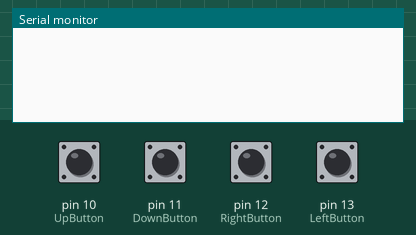
This sketch was run on a simulated Arduino Uno, built with avr-gcc and run on an emulated ATmega328P. On the bench: the last lines printed to the serial monitor. The inputs (shaded band) are chosen by the test bench; at power-on: pin 10 (UpButton), pin 11 (DownButton), pin 12 (RightButton), pin 13 (LeftButton) LOW.

Above: at 1.2 s.
1.3 s: pin 10 (UpButton) pulled HIGH for 0.15 s
At 2.2 s:
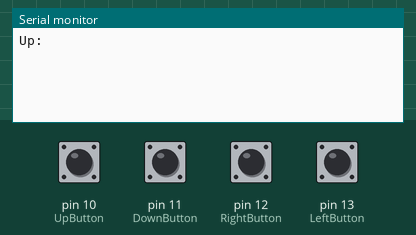
2.9 s: pin 11 (DownButton) pulled HIGH for 0.15 s
At 3.4 s:
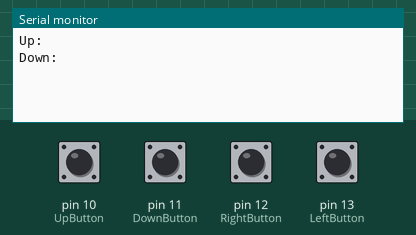
4.5 s: pin 12 (RightButton) pulled HIGH for 0.15 s
At 5.7 s:
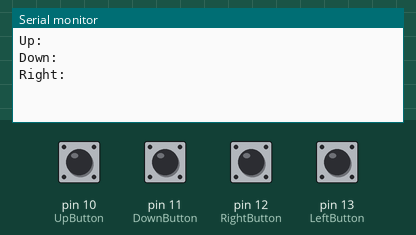
6.1 s: pin 13 (LeftButton) pulled HIGH for 0.15 s
At 7.0 s:
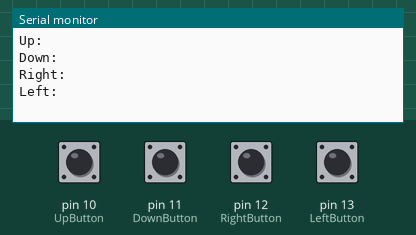

Measured:
- after the input at 1.3 s, the serial monitor: prints a new line at once (image 1)
- after the input at 2.9 s, the serial monitor: prints a new line at once (image 2)
- after the input at 4.5 s, the serial monitor: prints a new line at once (image 3)
- after the input at 6.1 s, the serial monitor: prints a new line at once (image 4)

The sketch:

arduino_code.ino
```cpp
const int UpButton = 10;
const int DownButton = 11;
const int RightButton = 12;
const int LeftButton = 13;
void setup() {
  Serial.begin(9600);
  pinMode(UpButton, INPUT);
  pinMode(UpButton, INPUT);
}
void loop() {
  if (digitalRead(UpButton) == HIGH) {
    Serial.println("Up:");//It doesn't matter what you print. Just have a colon at the end to make it easier to parse the string.
    delay(200);
  }
  if (digitalRead(DownButton) == HIGH) {
    Serial.println("Down:");
    delay(200);
  }
  if (digitalRead(LeftButton) == HIGH) {
    Serial.println("Left:");
    delay(200);
  }
  if (digitalRead(RightButton) == HIGH) {
    Serial.println("Right:");
    delay(200);
  }
}
```
